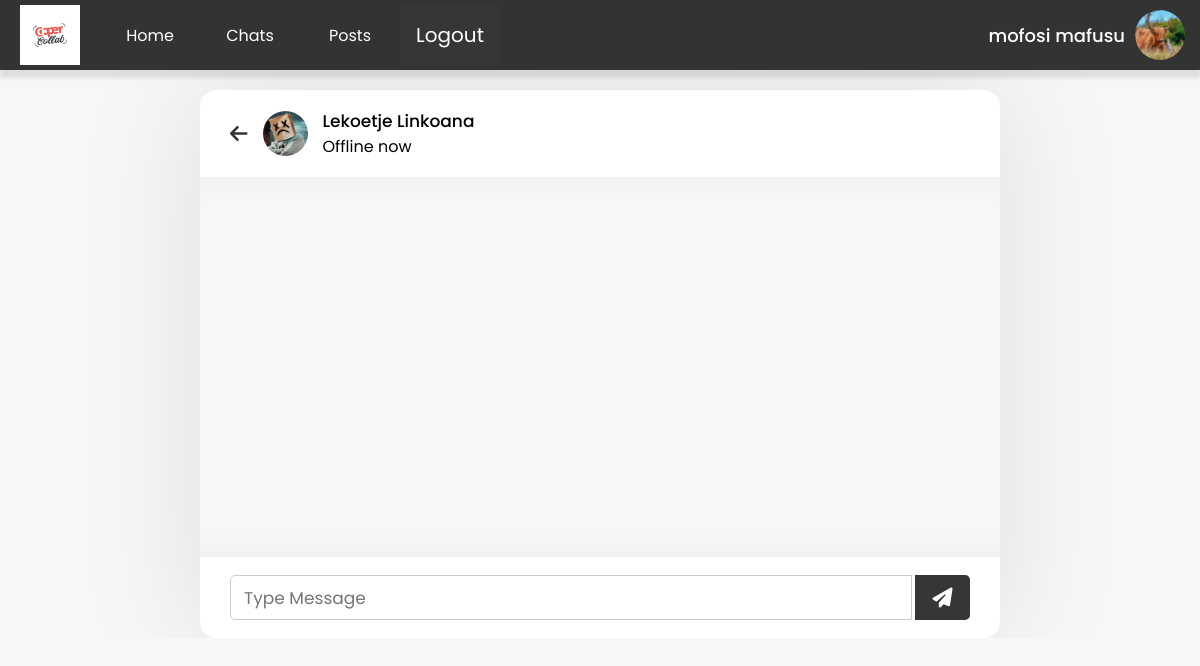
The page /inbox.php?user_id=100116056 (signed in) on the database its author committed.
### tables this page shows
CREATE TABLE `users` (
  `user_id` int(11) NOT NULL,
  `unique_id` int(200) NOT NULL,
  `first_name` varchar(200) NOT NULL,
  `last_name` varchar(200) NOT NULL,
  `email` varchar(250) NOT NULL,
  `password` varchar(100) NOT NULL,
  `img` varchar(400) NOT NULL,
  `status` varchar(100) NOT NULL
);

### inbox.php (the view, shortened to what this page needs)
<?php include_once "header.php"; ?>
<body class="body2">
    <section class="section1">
        <div class="nav-bar">
            <?php include "navigation.php"; ?>
        </div>
    </section>
    <section class="section2">
        <div class="inbox-wrapper">
            <section class="chat-area">
                <header>
                    <?php
                        include_once "php/config.php";
                        $user_id = mysqli_real_escape_string($conn, $_GET['user_id']);
                        $sql = mysqli_query($conn, "SELECT * FROM users WHERE unique_id = '{$user_id}'");
                        if(mysqli_num_rows($sql) > 0) {
                            $row = mysqli_fetch_assoc($sql);
                        }
                    ?>
                    <a href="chats.php" class="back-icon"><i class="fas fa-arrow-left"></i></a>
                    <img src="php/images/<?php echo $row['img'] ?>" alt="profile">
                    <div class="details">
                        <span><?php echo $row['first_name'] . " " .  $row['last_name']?></span>
                        <p><?php echo $row['status']?></p>
                    </div>
                </header>
                <div class="chat-box">
                </div>
                <form action="#" class="typing-area">
                    <input type="text" class="input-field" name="message" id="" placeholder="Type Message" value="">
                    <button><i class="fa-solid fa-paper-plane"></i></button>
                </form>
            </section>
        </div>
    </section>
</body>
</html>

### navigation.php
<nav>
    <div class="logo-box">
        <img src="assets/Red.jpg" class="logo-image" >
    </div>
    <div class="navbar">
        <?php
            $navLinks = array(
                "Home" => "profile.php",
                "Chats" => "chats.php",
                "Posts" => "posts.php"
            );
            foreach ($navLinks as $label => $url) {
                echo '<a href="' . $url . '">' . $label . '</a>';
            }
        ?>
        <?php
            include_once "php/config.php";
            $sql = mysqli_query($conn, "SELECT * FROM users WHERE unique_id = '{$_SESSION['unique_id']}'");
            if(mysqli_num_rows($sql) > 0) {
                $row = mysqli_fetch_assoc($sql);
                $first_name = $row['first_name'];
                $last_name = $row['last_name'];
                (strlen($first_name) > 16) ? $first_name = substr($first_name, 0, 8). "..." : $first_name = $first_name;
                (strlen($last_name) > 16) ? $last_name = substr($last_name, 0, 8). "..." : $last_name = $last_name;
            }
        ?>
        <a href="php/logout.php?user_id=<?php echo $row['unique_id'] ?>" class="logout">
            Logout
        </a>
    </div>
    <a href="profile.php" class="profile-box" >
        <div class="profile-names">
            <span><?php echo $first_name . " " .  $last_name ?></span>
        </div>
        <img src="php/images/<?php echo $row['img'] ?>" alt="profile picture" class="profile-image">
    </a>
</nav>

### css/style.css (style rules this page uses)
* { margin: 0; padding: 0; box-sizing: border-box; text-decoration: none; font-family: 'Poppins', sans-serif; }
.body2 { min-height: 100vh; background: #f7f7f7; }
.section1 { flex: 0 0 auto; background-color: #fff; box-shadow: 0px 8px 4px rgba(0, 0, 0, 0.1); }
.section2 { flex: 1; overflow-y: auto; display: flex; align-items: start; justify-content: center; padding-top: 20px; }
.inbox-wrapper { background: #ffff; width: 800px; border-radius: 16px; box-shadow: 0 0 128px 0 rgb(0, 0, 0, 0.1); }
nav { background-color: #333; display: flex; overflow: hidden; width: 100%; height: 70px; align-items: center; }
.logo-box { flex: 1; max-width: 100px; height: 60px; display: flex; align-items: center; justify-content: center; }
.logo-image { width: 60%; height: 60px; object-fit: cover; }
.navbar { flex: 1; position: relative; display: flex; flex-wrap: wrap; align-items: center; justify-content: flex-start; font-family: Arial, sans-serif; height: 60px; }
.navbar a { display: block; min-width: 100px; text-align: center; text-decoration: none; padding: 15px 10px; color: white; cursor: pointer; }
.profile-box { flex: 1; max-width: 500px; padding: 5px; display: flex; align-items: center; justify-content: end; }
.profile-image { margin-right: 10px; width: 50px; height: 50px; object-fit: cover; border-radius: 50%; }
.profile-names { text-align: end; width: 400px; font-size: 18px; font-weight: 500; color: #ffffff; margin-right: 10px; }
.logout { color: #fff; font-size: 20px; padding: 7px 10px; background: #363636; }
.inbox-wrapper img { object-fit: cover; border-radius: 50%; }
.chat-area header { display: flex; align-items: center; padding: 18px 30px; }
.chat-area header .back-icon { font-size: 20px; color: #333; }
.chat-area header img { height: 45px; width: 45px; margin: 0 15px; }
.chat-area header span { font-size: 17px; font-weight: 500; }
.chat-box { height: 380px; overflow-y: auto; background: #f7f7f7; padding: 10px 30px 20px 30px; box-shadow: inset 0 32px 32px -32px rgb(0 0 0 / 5%), inset 0 -32px 32px -32px rgb(0 0 0 / 5%); }
.chat-area .typing-area { padding: 18px 30px; display: flex; justify-content: space-between; }
.typing-area input { height: 45px; width: calc(100% - 58px); font-size: 17px; border: 1px solid #ccc; padding: 0 13px; border-radius: 5px 0 0 5px; outline: none; }
.typing-area button { width: 55px; border: none; outline: none; font-size: 20px; color: #fff; background: #363636; border-radius: 0 5px 5px 0; cursor: pointer; }

### rows shown on the page
users: first_name "mofosi", last_name "mafusu", img (picture)
users: img (picture), first_name "Lekoetje", last_name "Linkoana", status "Offline now"

### other values the page prints
$label "Home"
$label "Chats"
$label "Posts"
